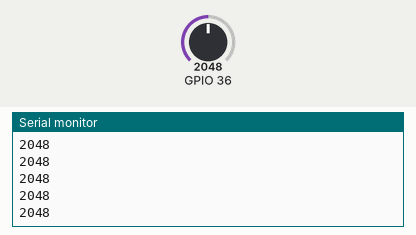
Bench run of a sketch on a simulated ESP32. Shown: the last lines printed to the serial monitor. The inputs (shaded band) are chosen by the test bench; at power-on: GPIO 36 = 2048. Nothing arrives over Bluetooth unless stated.

Above: at 1.2 s.
1.3 s: GPIO 36 set to 2866
At 1.31 s:
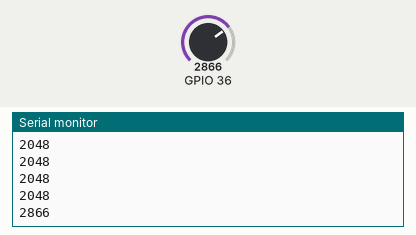
2.8 s: GPIO 36 set to 3603
At 2.81 s:
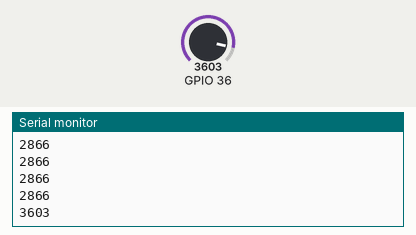
Timing chart, 0 to 5.8 s (numbered marks = the images above; inputs shaded):
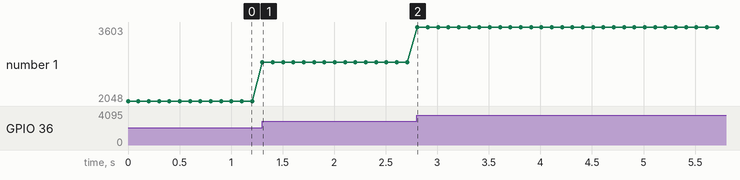

Measured:
- after the input at 1.3 s, the serial monitor: prints a new line at once (image 1)
- after the input at 2.8 s, the serial monitor: prints a new line at once (image 2)
- plotted number 1: 2048 → 2866 after the input at 1.3 s, 2866 → 3603 after the input at 2.8 s

The sketch:

flex.ino
```cpp
#include <ArduinoBLE.h>

BLEService flexService("180C");
BLEIntCharacteristic flexCharacteristic("2A56", BLERead | BLENotify);

void setup() {
  Serial.begin(9600);

  if (!BLE.begin()) {
    Serial.println("BLE failed!");
    while (1);
  }

  BLE.setLocalName("FlexSensor");
  BLE.setAdvertisedService(flexService);
  flexService.addCharacteristic(flexCharacteristic);
  BLE.addService(flexService);
  BLE.advertise();

  Serial.println("BLE ready!");
}

void loop() {
  BLE.poll();

  int flexValue = analogRead(A0);
  flexCharacteristic.writeValue(flexValue);
  Serial.println(flexValue);
  delay(100);
}
```
